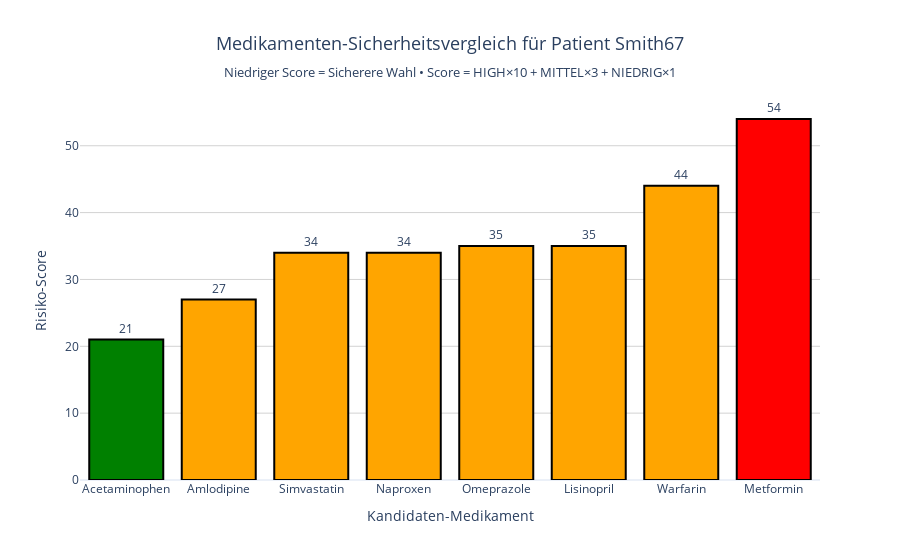

Notebook cell for this chart:
### Code cell
# Visualisierung 1: Risiko-Score Vergleich als Balkendiagramm
fig = go.Figure()

# Farben: Grün = sicherste Option, Rot = gefährlichste, Orange = mittel
colors = ['green' if score == comparison_df['risk_score'].min() 
          else 'red' if score == comparison_df['risk_score'].max() 
          else 'orange' 
          for score in comparison_df['risk_score']]

fig.add_trace(go.Bar(
    x=comparison_df['drug_name'],
    y=comparison_df['risk_score'],
    marker=dict(
        color=colors,
        line=dict(color='black', width=2)
    ),
    text=comparison_df['risk_score'],
    textposition='outside',
    hovertemplate='<b>%{x}</b><br>Risiko-Score: %{y}<br>' +
                  'Wechselwirkungen: ' + comparison_df['total_interactions'].astype(str) + 
                  '<extra></extra>'
))

fig.update_layout(
    title=dict(
        text=f"Medikamenten-Sicherheitsvergleich für Patient {patient_name}<br>" +
             "<sub>Niedriger Score = Sicherere Wahl • Score = HIGH×10 + MITTEL×3 + NIEDRIG×1</sub>",
        x=0.5,
        xanchor='center',
        font=dict(size=18)
    ),
    xaxis=dict(title="Kandidaten-Medikament"),
    yaxis=dict(title="Risiko-Score", gridcolor='lightgray'),
    height=500,
    showlegend=False,
    plot_bgcolor='white',
    paper_bgcolor='white'
)

fig.show()

print("\nVisualisierungs-Hinweise:")
print("  - Grün: Sicherste Option (niedrigster Score)")
print("  - Rot: Höchstes Risiko (höchster Score)")
print("  - Orange: Mittleres Risiko")

### Figure 1 — Plotly figure (JSON) as saved in the notebook; plotly's stock layout.template omitted (floating-point values rounded to 4 significant figures)
{"data": [{"hovertemplate": ["<b>%{x}</b><br>Risiko-Score: %{y}<br>Wechselwirkungen: 11<extra></extra>", "<b>%{x}</b><br>Risiko-Score: %{y}<br>Wechselwirkungen: 9<extra></extra>", "<b>%{x}</b><br>Risiko-Score: %{y}<br>Wechselwirkungen: 12<extra></extra>", "<b>%{x}</b><br>Risiko-Score: %{y}<br>Wechselwirkungen: 15<extra></extra>", "<b>%{x}</b><br>Risiko-Score: %{y}<br>Wechselwirkungen: 10<extra></extra>", "<b>%{x}</b><br>Risiko-Score: %{y}<br>Wechselwirkungen: 13<extra></extra>", "<b>%{x}</b><br>Risiko-Score: %{y}<br>Wechselwirkungen: 16<extra></extra>", "<b>%{x}</b><br>Risiko-Score: %{y}<br>Wechselwirkungen: 10<extra></extra>"], "marker": {"color": ["green", "orange", "orange", "orange", "orange", "orange", "orange", "red"], "line": {"color": "black", "width": 2}}, "text": [21.0, 27.0, 34.0, 34.0, 35.0, 35.0, 44.0, 54.0], "textposition": "outside", "type": "bar", "x": ["Acetaminophen", "Amlodipine", "Simvastatin", "Naproxen", "Omeprazole", "Lisinopril", "Warfarin", "Metformin"], "y": [21, 27, 34, 34, 35, 35, 44, 54]}], "layout": {"autosize": true, "paper_bgcolor": "white", "plot_bgcolor": "white", "showlegend": false, "title": {"font": {"size": 18}, "text": "Medikamenten-Sicherheitsvergleich für Patient Smith67<br><sub>Niedriger Score = Sicherere Wahl • Score = HIGH×10 + MITTEL×3 + NIEDRIG×1</sub>", "x": 0.5, "xanchor": "center"}, "xaxis": {"autorange": true, "range": [-0.5, 7.5], "title": {"text": "Kandidaten-Medikament"}, "type": "category"}, "yaxis": {"autorange": true, "gridcolor": "lightgray", "range": [0, 56.84], "title": {"text": "Risiko-Score"}, "type": "linear"}}}
